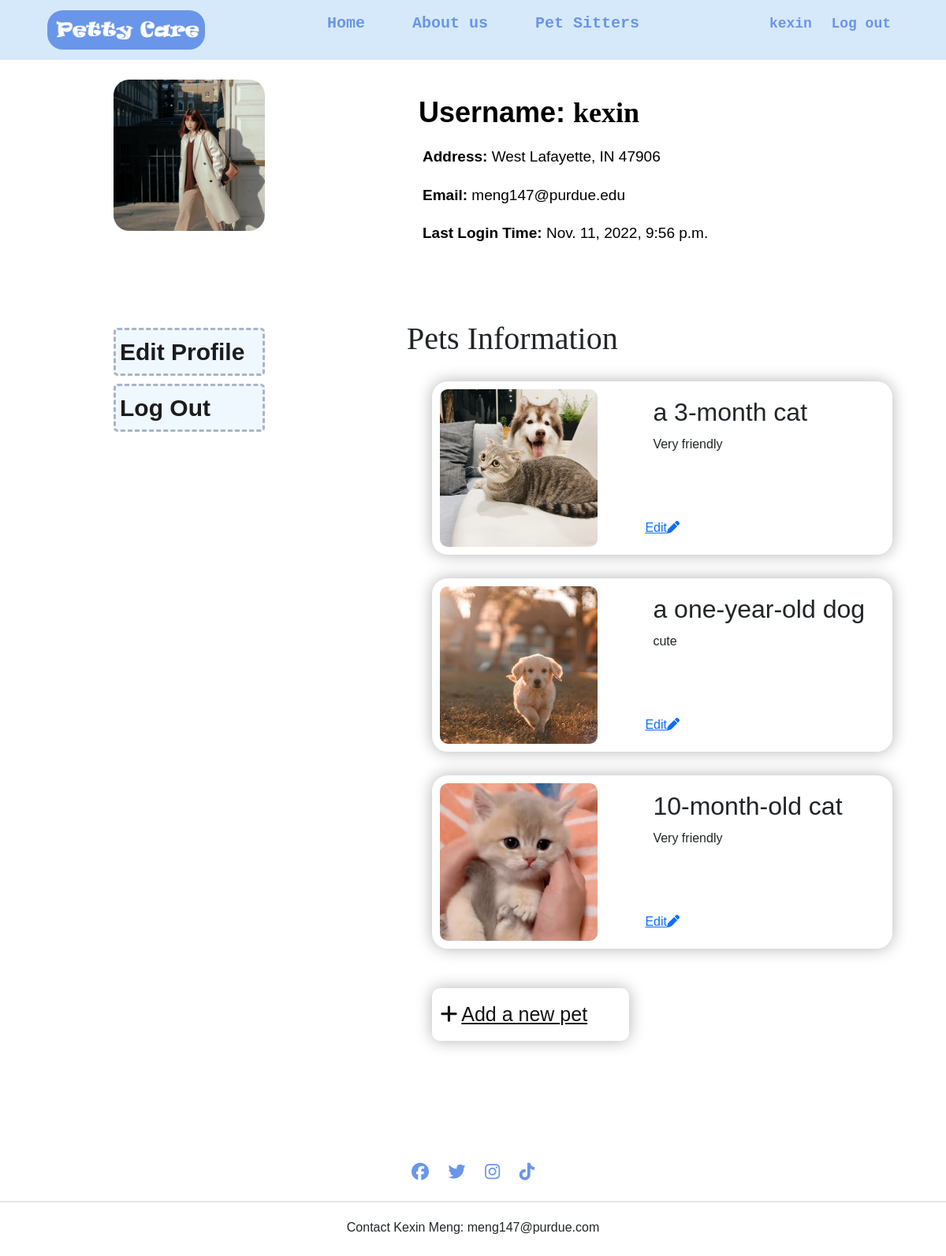
Page /members/yourpage/ (signed in) on the committed database.
### members/models.py (models this page shows, shortened)
class PetInfo(models.Model):
    info = models.CharField(max_length=120)
    pic = models.ImageField(null=True, blank=True, upload_to='images/')
    introduction = models.CharField(max_length=200)

### members/views.py (the view)
# urls.py: path('yourpage/', views.yourpage, name ='yourpage'),
@login_required(login_url='login')
def yourpage(request):
    if not request.user.is_authenticated:
        return JsonResponseError('Invalid user identity.')
    user = User.objects.get(username=request.user.username)
    pet_list = PetInfo.objects.all()
    context = {
        'user_info': {
            'username': user.username,
            'email': user.email,
            'login_time': user.last_login
        },
        'pet_list': pet_list,
    }
    return render(request, 'authenticate/yourpage.html', context)

### members/templates/authenticate/yourpage.html
{% extends "authenticate/addpet.html" %}
{% load static %}
{% block content %}
<div class="yourPage-container">
    <div class="your-icon">
        <img src="{% static 'petsitterapp/image/nuria.jpg' %}">
    </div>
    <div class="your-info">
        <h1 class="your-name"><b>Username: </b>{{ user_info.username }}</h1>
        <p id="location"><b>Address: </b>West Lafayette, IN 47906</p>
        <p><b>Email: </b>{{ user_info.email }}</p>
        <p><b>Last Login Time: </b>{{ user_info.login_time }}</p>
    </div>
    <div class="tab">
        <div class="tab-list">
            <a href="#">Edit Profile</a>
            <a href="{% url 'logout' %}">Log Out</a>
        </div>
    </div>
    <div class="pet-info">
        <h1>Pets Information</h1>
        <div class="pet-list">
            {% for pet in pet_list %}
                <div class="pet">
                    <img src="{{ pet.pic.url }}">
                    <span class="pet-text">
                        <h2>{{pet.info}}</h2>
                        <p>{{pet.introduction}}</p>
                        <br/><br/><br/>
                        <a href="{% url 'editpet' pet.id %}">Edit<i class="fa-solid fa-pen"></i></a>
                    </span>
                </div>
            {% endfor %}
            <div class="add">
                <a href="{% url 'addpet' %}"><i class="fa-solid fa-plus"></i>Add a new pet</a>
            </div>
        </div>
    </div>
</div>
{% endblock %}

### members/templates/authenticate/addpet.html (shortened to what this page needs)
<!DOCTYPE html>
<html lang="en">
<head>
    {% load static %}
    <link rel="stylesheet" type="text/css" href="{% static 'petsitterapp/style1.css' %}">
    <link href="https://cdn.jsdelivr.net/npm/bootstrap@5.2.2/dist/css/bootstrap.min.css" rel="stylesheet">
</head>
<body>
    {% block nav %}
    <nav>
        <img src="{% static 'petsitterapp/image/logo.jpg' %}" class="logo">
        <ul class="nav-links">
            <li class="link"><a href="{% url 'index' %}">Home</a></li>
            <li class="link"><a href="{% url 'about' %}">About us</a></li>
            <li class="link"><a href="{% url 'sitter' %}">Pet Sitters</a></li>
        </ul>
        <ul class="login">
            <a href="{% url 'yourpage' %}" class="signin-btn"> {{ request.user.username }}</a>
            <a href="{% url 'logout' %}" class="register-btn">Log out</a>
        </ul>
    </nav>
    {% endblock %}
    {% block content %}{% endblock %}
    {% block footer %}
    <div class="footer">
        <a href="https://facebook.com/"><i class="fa-brands fa-facebook"></i></a>
        <a href="https://twitter.com/"><i class="fa-brands fa-twitter"></i></a>
        <a href="https://www.instagram.com/"><i class="fa-brands fa-instagram"></i></a>
        <a href="https://www.ticktok.com/"><i class="fa-brands fa-tiktok"></i></a>
        <hr>
        <p>Contact Kexin Meng: meng147@purdue.com</p>
    </div>
    {% endblock %}
</body>
</html>

### petsitterapp/static/petsitterapp/style1.css (style rules this page uses)
* { margin: 0; padding: 0; box-sizing: border-box; font-family: sans-serif; }
nav { display: flex; align-items: center; justify-content: space-between; padding: 10px 5%; background-color: rgb(214, 233, 250); }
.logo { width: 200px; border-radius: 20px; }
.nav-links li { list-style: none; margin: 5px 30px; position: relative; float: left; }
.nav-links li a { display: block; text-decoration: none; font-size: 20px; color: rgb(106, 150, 233); font-family: 'Courier New', Courier, monospace; font-weight: 600; }
.signin-btn { color:rgb(106, 150, 233); padding: 8px 10px; text-decoration: none; font-size: 18px; font-family: 'Courier New', Courier, monospace; font-weight: 600; }
.register-btn { color:rgb(106, 150, 233); padding: 8px 10px; text-decoration: none; font-size: 18px; font-family: 'Courier New', Courier, monospace; font-weight: 600; }
.yourPage-container { display: grid; grid-template-columns: 2fr 3fr; grid-template-rows: .2fr .5fr; grid-template-areas: "your-icon your-info" "tab pet-info"; }
.your-icon { grid-area: your-icon; width: 40%; height: 100%; object-fit: cover; margin: 25px 30%; }
.your-icon img { width: 100%; height: auto; object-fit: cover; grid-column: 1; border-radius: 20px; }
.your-info { width: 90%; margin: 20px 5%; grid-area: your-info; padding: 15px; }
.your-info h1 { margin: 10px 0px; font-family: Cambria, Cochin, Georgia, Times, 'Times New Roman', serif; font-weight: bolder; font-size: 36px; color: #000; }
.your-info p { margin: 20px 5px; font-family: Arial, Helvetica, sans-serif; font-size: 19px; color: #000; }
.tab { grid-area: tab; width: 40%; margin: 40px 30%; }
.tab-list { width: 100%; }
.tab-list a { display: block; text-decoration: none; font-size: 30px; color: rgb(28, 28, 28); font-family: Arial, Helvetica, sans-serif; font-weight: 600; margin-top: 10px; background-color: aliceblue; padding: 5px; border-radius: 5px; border-color: #a9b4c8; border-style: dashed; }
.pet-info { width: 90%; grid-area: pet-info; display: block; margin: 20px 5%; }
.pet-info h1 { width: 100%; font-family: Cambria, Cochin, Georgia, Times, 'Times New Roman', serif; margin: 20px 0; }
.pet-list { width: 90%; margin: 20px 5%; }
.pet { position: relative; margin-top: 30px; display: grid; grid-template-columns: 250px 1fr; column-gap: 10px; box-shadow: 0 0 20px rgba(0,0,0,0.3); padding: 10px; border-radius: 20px; }
.pet img { width: 200px; height: 200px; object-fit: cover; border-radius: 10px; }
.pet-text h2 { margin: 10px; }
.pet-text p { margin: 10px; }
.add { margin: 50px 0px; box-shadow: 0 0 20px rgba(0,0,0,0.3); padding-top: 15px; padding-bottom: 15px; padding-left: 10px; width: 250px; border-radius: 10px; }
.add a { font-size: 25px; color: rgb(18, 18, 18); }
.add a i { margin-right: 5px; }
.footer { margin: 80px 0 10px; text-align: center; }
.footer a { text-decoration: none; color: rgb(106, 150, 233); font-size: 22px; margin: 0 10px }
.footer hr { background: #999; height: 2px; width: 100%; border: 0; margin: 20px 0; }
.footer p { padding-bottom: 15px; }

### rows in the picture
PetInfo: pic (picture), info "a 3-month cat", introduction "Very friendly"
PetInfo: pic (picture), info "a one-year-old dog", introduction "cute"
PetInfo: pic (picture), info "10-month-old cat", introduction "Very friendly"

### other values in the picture
{{ request.user.username }} "kexin"
{{ user_info.username }} "kexin"
{{ user_info.email }} "meng147@purdue.edu"
{{ user_info.login_time }} "Nov. 11, 2022, 9:56 p.m."
